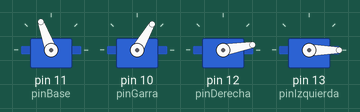
Recording of a sketch running on a simulated Arduino Uno, built with avr-gcc and run on an emulated ATmega328P. Shown: 4 × servo.

Above: at 0.1 s.
At 6.1 s:
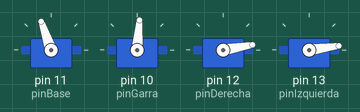
At 7.6 s:
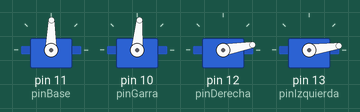
At 8.2 s:
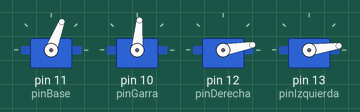
At 9.1 s:
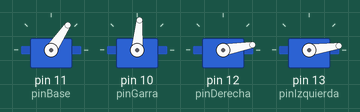
At 12.1 s:
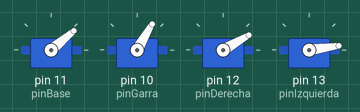
Timing chart, 0 to 13.6 s (numbered marks = the images above):
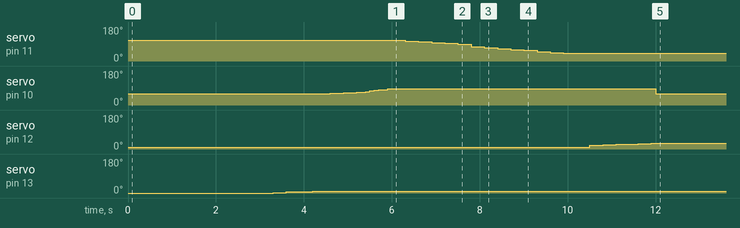

The sketch:

brazo.ino
```cpp
#include <Servo.h>
#define pinBase 11
#define pinDerecha 12
#define pinIzquierda 13
#define pinGarra 10

Servo Base;
Servo Garra;
Servo Derecha;
Servo Izquierda;

char matriz[4][15]={
{-90,-75,-65,-50,-45,-30,-20,-15,-10,-5,0,2,6,7,8},
{60,61,62,63,64,65,66,67,68,71,75,77,80,82,85},
{109,105,101,97,93,89,75,69,65,59,56,49,45,42,40},
{20,21,21,22,23,23,24,24,25,26,26,27,28,29,30}
};
void setup() {
  Base.attach(pinBase);
  Garra.attach(pinGarra);
  Derecha.attach(pinDerecha);
  Izquierda.attach(pinIzquierda);
Base.write(110);

Derecha.write(10);

Garra.write(60);

Izquierda.write(-90);


Izquierda.write(matriz[0][0]);
delay(300);
Izquierda.write(matriz[0][1]);
delay(300);
Izquierda.write(matriz[0][2]);
delay(300);
Izquierda.write(matriz[0][3]);
delay(300);
Izquierda.write(matriz[0][4]);
delay(300);
Izquierda.write(matriz[0][5]);
delay(300);
Izquierda.write(matriz[0][6]);
delay(300);
Izquierda.write(matriz[0][7]);
delay(300);
Izquierda.write(matriz[0][8]);
delay(300);
Izquierda.write(matriz[0][9]);
delay(300);
Izquierda.write(matriz[0][10]);
delay(300);
Izquierda.write(matriz[0][11]);
delay(300);
Izquierda.write(matriz[0][12]);
delay(300);
Izquierda.write(matriz[0][13]);
delay(300);
Izquierda.write(matriz[0][14]);
delay(300);

Garra.write(matriz[1][0]);
delay(100);
Garra.write(matriz[1][1]);
delay(100);
Garra.write(matriz[1][2]);
delay(100);
Garra.write(matriz[1][3]);
delay(100);
Garra.write(matriz[1][4]);
delay(100);
Garra.write(matriz[1][5]);
delay(100);
Garra.write(matriz[1][6]);
delay(100);
Garra.write(matriz[1][7]);
delay(100);
 Garra.write(matriz[1][8]);
delay(100);
Garra.write(matriz[1][9]);
delay(100);
Garra.write(matriz[1][10]);
delay(100);
Garra.write(matriz[1][11]);
delay(100);
Garra.write(matriz[1][12]);
delay(100);
Garra.write(matriz[1][13]);
delay(100);
Garra.write(matriz[1][14]);
delay(100);

Base.write(matriz[2][0]);
delay(300);
Base.write(matriz[2][1]);
delay(300);
Base.write(matriz[2][2]);
delay(300);
Base.write(matriz[2][3]);
delay(300);
Base.write(matriz[2][4]);
delay(300);
Base.write(matriz[2][5]);
delay(300);
Base.write(matriz[2][6]);
delay(300);
Base.write(matriz[2][7]);
delay(300);
Base.write(matriz[2][8]);
delay(300);
Base.write(matriz[2][9]);
delay(300);
Base.write(matriz[2][10]);
delay(300);
Base.write(matriz[2][11]);
delay(300);
Base.write(matriz[2][12]);
delay(300);
Base.write(matriz[2][13]);
delay(300);
Base.write(matriz[2][14]);
delay(300);

Derecha.write(matriz[3][0]);
delay(100);
Derecha.write(matriz[3][1]);
delay(100);
Derecha.write(matriz[3][2]);
delay(100);
Derecha.write(matriz[3][3]);
delay(100);
Derecha.write(matriz[3][4]);
delay(100);
Derecha.write(matriz[3][5]);
delay(100);
Derecha.write(matriz[3][6]);
delay(100);
Derecha.write(matriz[3][7]);
delay(100);
Derecha.write(matriz[3][8]);
delay(100);
Derecha.write(matriz[3][9]);
delay(100);
Derecha.write(matriz[3][10]);
delay(100);
Derecha.write(matriz[3][11]);
delay(100);
Derecha.write(matriz[3][12]);
delay(100);
Derecha.write(matriz[3][13]);
delay(100);
Derecha.write(matriz[3][14]);
delay(100);

Garra.write(60);
delay(300);
}

void loop() {
 ///////////

}
```
